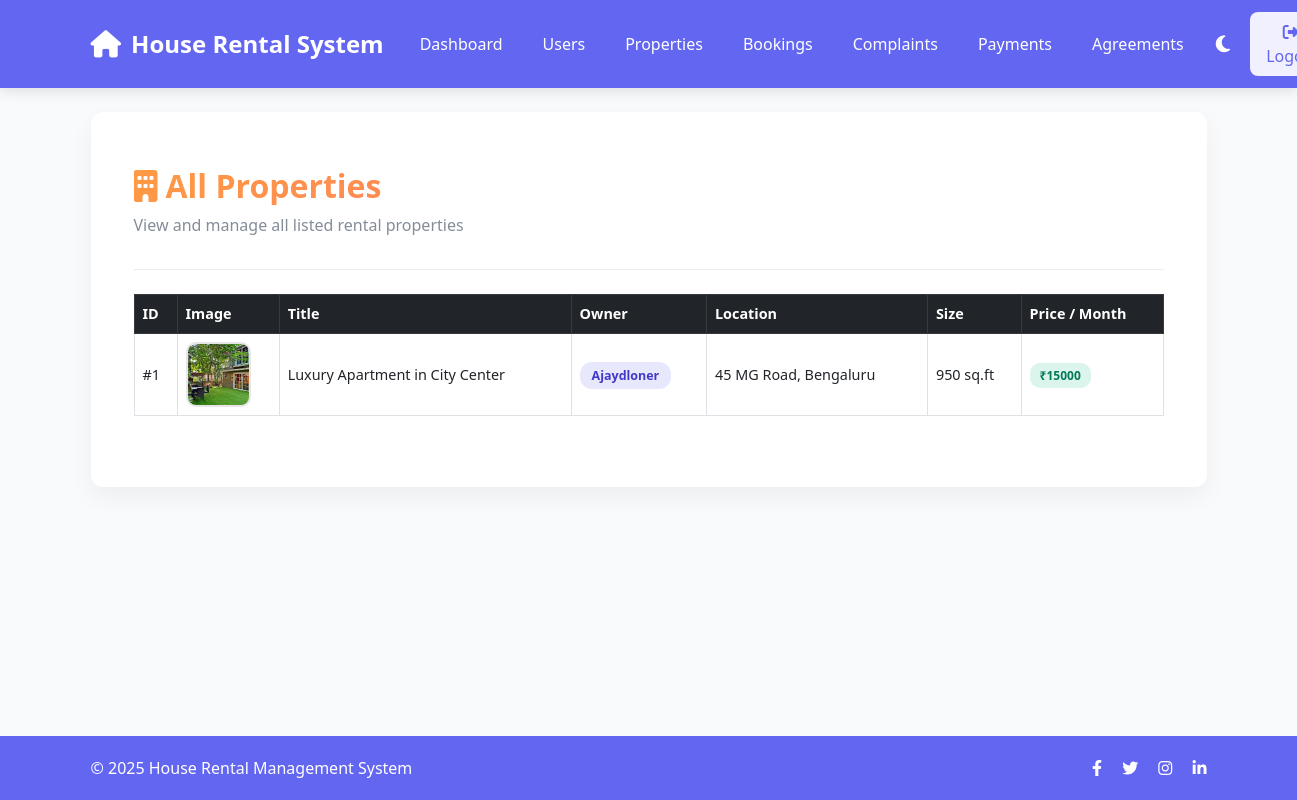
The page /admin/properties (signed in) on the database its author committed.
### tables this page shows
CREATE TABLE properties (
        id INTEGER PRIMARY KEY AUTOINCREMENT,
        title TEXT,
        price TEXT,
        location TEXT,
        size TEXT,
        description TEXT,
        image TEXT,
        owner_id INTEGER
    );

CREATE TABLE users (
        id INTEGER PRIMARY KEY AUTOINCREMENT,
        name TEXT,
        email TEXT UNIQUE,
        password TEXT,
        number TEXT,
        role TEXT,
        otp TEXT,
        is_verified INTEGER DEFAULT 0
    );

### app.py (the view)
@app.route("/admin/properties")
def admin_properties():
    if session.get("role") != "admin":
        return redirect(url_for("login"))
    conn = get_db()
    properties = conn.execute("""
        SELECT p.*, u.name AS owner_name
        FROM properties p
        LEFT JOIN users u ON p.owner_id = u.id
    """).fetchall()
    conn.close()
    return render_template("admin_properties.html", properties=properties)

### app.py (called while the page is built)
def get_db():
    conn = sqlite3.connect(os.path.join(BASE_DIR, "rental.db"))
    conn.row_factory = sqlite3.Row
    return conn

### templates/admin_properties.html (shortened to what this page needs)
{% extends "base.html" %}
{% block content %}
<link rel="stylesheet" href="https://cdnjs.cloudflare.com/ajax/libs/font-awesome/6.4.0/css/all.min.css">
<div class="container py-4">
    <div class="page-header">
        <h2 class="page-title"><i class="fas fa-building me-2"></i>All Properties</h2>
        <p style="opacity:0.6;">View and manage all listed rental properties</p>
    </div>
    {% if properties %}
    <div class="table-responsive">
        <table class="table table-bordered table-hover align-middle">
            <thead class="table-dark">
                <tr>
                    <th>ID</th>
                    <th>Image</th>
                    <th>Title</th>
                    <th>Owner</th>
                    <th>Location</th>
                    <th>Size</th>
                    <th>Price / Month</th>
                </tr>
            </thead>
            <tbody>
                {% for p in properties %}
                <tr>
                    <td>#{{ p.id }}</td>
                    <td>
                        {% if p.image %}
                        <img src="/static/uploads/{{ p.image }}" class="img-thumb">
                        {% else %}
                        <img src="https://via.placeholder.com/65" class="img-thumb">
                        {% endif %}
                    </td>
                    <td>{{ p.title }}</td>
                    <td><span class="badge-owner">{{ p.owner_name or "Unknown" }}</span></td>
                    <td>{{ p.location }}</td>
                    <td>{{ p.size }}</td>
                    <td>
                        <span class="badge-price">₹{{ p.price }}</span>
                    </td>
                </tr>
                {% endfor %}
            </tbody>
        </table>
    </div>
    {% else %}
    <div class="text-center py-5">
        <i class="far fa-folder-open fa-4x mb-3" style="opacity:0.4;"></i>
        <h4>No Properties Found</h4>
        <p style="opacity:0.6;">There are no properties listed yet.</p>
    </div>
    {% endif %}
</div>
{% endblock %}

### templates/base.html (style rules this page uses)
:root { --primary-color: #6366f1; --primary-dark: #4f46e5; --secondary-color: #f8fafc; --dark-bg: #0f172a; --dark-card: #1e293b; --dark-text: #e2e8f0; --light-bg: #f8fafc; --light-card: #ffffff; --light-text: #334155; --border-radius: 12px; --transition: all 0.3s ease; }
[data-theme="light"] { --bg-color: var(--light-bg); --card-bg: var(--light-card); --text-color: var(--light-text); --navbar-bg: var(--primary-color); --footer-bg: var(--primary-color); }
body { background-color: var(--bg-color); color: var(--text-color); transition: var(--transition); min-height: 100vh; display: flex; flex-direction: column; }

### templates/admin_properties.html (style rules this page uses)
.page-header { margin-bottom: 1.5rem; padding-bottom: 1rem; border-bottom: 1px solid rgba(128, 128, 128, 0.15); }
.page-title { font-weight: 800; background: linear-gradient(135deg, #ff9a44, #fc6076); -webkit-background-clip: text; -webkit-text-fill-color: transparent; }
table th { font-weight: 700; font-size: 0.9rem; }
table td { font-size: 0.9rem; }
.img-thumb { width: 65px; height: 65px; border-radius: 10px; object-fit: cover; border: 2px solid rgba(128, 128, 128, 0.2); }
.badge-owner { background: rgba(99, 102, 241, 0.15); color: #4338ca; padding: 5px 12px; border-radius: 12px; font-size: 0.78rem; font-weight: 600; }
.badge-price { background: rgba(16, 185, 129, 0.15); color: #047857; padding: 4px 10px; border-radius: 10px; font-size: 0.75rem; font-weight: 600; }

### rows shown on the page
properties: id "1", image (picture), title "Luxury Apartment in City Center", name "Ajaydloner", location "45 MG Road, Bengaluru", size "950 sq.ft", price "15000"

### other values the page prints
{{ current_year if current_year else "2025" }} "2025"
